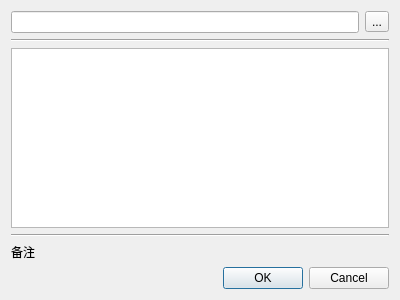
<?xml version="1.0" encoding="UTF-8"?>
<ui version="4.0">
 <class>DialogHistoryLines</class>
 <widget class="QDialog" name="DialogHistoryLines">
  <property name="geometry">
   <rect>
    <x>0</x>
    <y>0</y>
    <width>400</width>
    <height>300</height>
   </rect>
  </property>
  <property name="windowTitle">
   <string>Dialog</string>
  </property>
  <layout class="QGridLayout" name="gridLayout">
   <item row="3" column="0" colspan="2">
    <widget class="Line" name="line_2">
     <property name="orientation">
      <enum>Qt::Horizontal</enum>
     </property>
    </widget>
   </item>
   <item row="0" column="0">
    <widget class="QLineEdit" name="lineEdit"/>
   </item>
   <item row="0" column="1">
    <widget class="QToolButton" name="toolButton">
     <property name="text">
      <string>...</string>
     </property>
    </widget>
   </item>
   <item row="1" column="0" colspan="2">
    <widget class="Line" name="line">
     <property name="orientation">
      <enum>Qt::Horizontal</enum>
     </property>
    </widget>
   </item>
   <item row="5" column="0" colspan="2">
    <widget class="QDialogButtonBox" name="buttonBox">
     <property name="orientation">
      <enum>Qt::Horizontal</enum>
     </property>
     <property name="standardButtons">
      <set>QDialogButtonBox::Cancel|QDialogButtonBox::Ok</set>
     </property>
    </widget>
   </item>
   <item row="2" column="0" colspan="2">
    <widget class="QTableWidget" name="tableWidget"/>
   </item>
   <item row="4" column="0">
    <widget class="QLabel" name="label">
     <property name="text">
      <string>备注</string>
     </property>
    </widget>
   </item>
  </layout>
 </widget>
 <resources/>
 <connections>
  <connection>
   <sender>buttonBox</sender>
   <signal>accepted()</signal>
   <receiver>DialogHistoryLines</receiver>
   <slot>accept()</slot>
   <hints>
    <hint type="sourcelabel">
     <x>248</x>
     <y>254</y>
    </hint>
    <hint type="destinationlabel">
     <x>157</x>
     <y>274</y>
    </hint>
   </hints>
  </connection>
  <connection>
   <sender>buttonBox</sender>
   <signal>rejected()</signal>
   <receiver>DialogHistoryLines</receiver>
   <slot>reject()</slot>
   <hints>
    <hint type="sourcelabel">
     <x>316</x>
     <y>260</y>
    </hint>
    <hint type="destinationlabel">
     <x>286</x>
     <y>274</y>
    </hint>
   </hints>
  </connection>
 </connections>
</ui>
